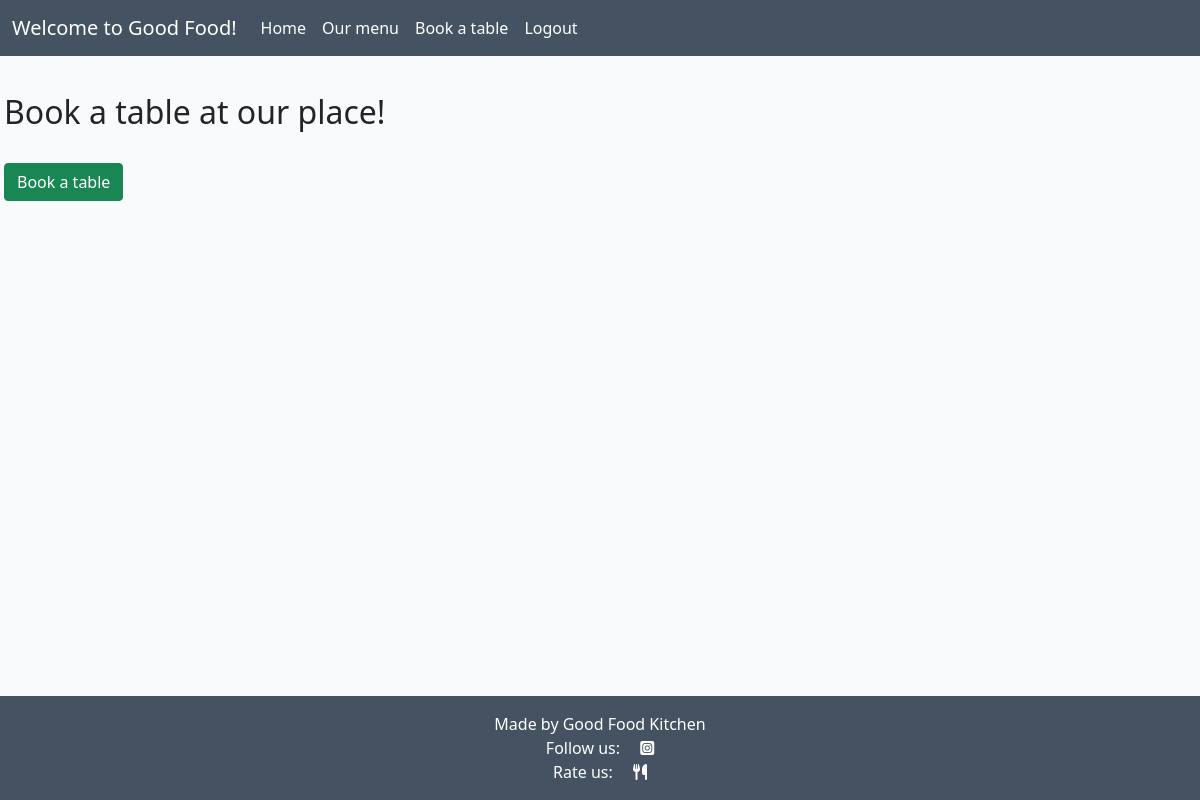
Before: /get_booking (signed in) with the older database file.
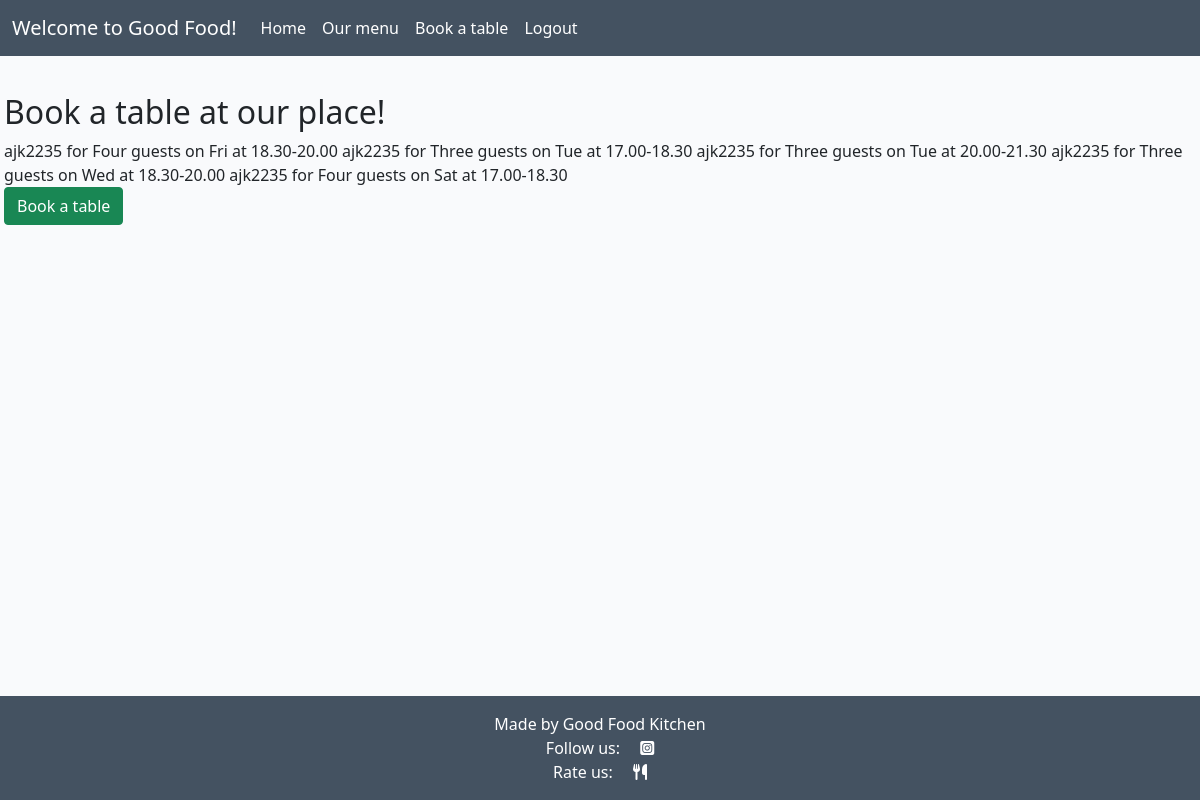
After: the same page with the newer database file.
### booktable/models.py (models this page shows)
class Booking(models.Model):
    THISWEEK = 'Current week'
    NEXTWEEK = 'Next week'
    WEEK_CHOICES = [
        (THISWEEK, 'This week'),
        (NEXTWEEK, 'Next week'),
    ]
    TUESDAY = 'Tue'
    WEDNESDAY = 'Wed'
    THURSDAY = 'Thu'
    FRIDAY = 'Fri'
    SATURDAY = 'Sat'
    OPENING_DAYS_CHOICES = [
        (TUESDAY, 'Tuesday'),
        (WEDNESDAY, 'Wednesday'),
        (THURSDAY, 'Thursday'),
        (FRIDAY, 'Friday'),
        (SATURDAY, 'Saturday'),
    ]
    DINNER1 = '17.00-18.30'
    DINNER2 = '18.30-20.00'
    DINNER3 = '20.00-21.30'
    SEATING_TIMES_CHOICES = [
        (DINNER1, '17.00-18.30'),
        (DINNER2, '18.30-20.00'),
        (DINNER3, '20.00-21.30'),
    ]
    ONE = 'One guest'
    TWO = 'Two guests'
    THREE = 'Three guests'
    FOUR = 'Four guests'
    FIVE = 'Five guests'
    SIX = 'Six guests'
    SEVEN = 'Seven guests'
    EIGHT = 'Eight guests'
    NUMBER_OF_GUESTS = [
        (ONE, 'One guest'),
        (TWO, 'Two guests'),
        (THREE, 'Three guests'),
        (FOUR, 'Four guests'),
        (FIVE, 'Five guests'),
        (SIX, 'Six guests'),
        (SEVEN, 'Seven guests'),
        (EIGHT, 'Eight guests'),
    ]
    booking_week = models.CharField(
        max_length=12,
        choices=WEEK_CHOICES,
        default=THISWEEK,
    )
    booking_day = models.CharField(
        max_length=10,
        choices=OPENING_DAYS_CHOICES,
        default=TUESDAY,
    )
    booking_time = models.CharField(
        max_length=20,
        choices=SEATING_TIMES_CHOICES,
        default=DINNER1,
    )
    booking_made = timezone.now()
    number_of_guests = models.CharField(
        max_length=20,
        choices=NUMBER_OF_GUESTS,
        default=TWO,
    )
    allergies = models.TextField(
        max_length=100,
        verbose_name='Allergies',
        blank=True,
    )
    guest = models.ForeignKey(User, on_delete=models.CASCADE, related_name="booking")
    objects = models.Manager()
    class Meta:
        ordering = ('booking_week', 'booking_day', 'booking_time')
        unique_together = ('guest', 'booking_week', 'booking_day', 'booking_time')
    def __str__(self):
        return f'{self.guest} for {self.number_of_guests} on {self.booking_day} at {self.booking_time}'

### booktable/views.py (the view)
# urls.py: path('get_booking', views.get_booking, name='get_booking'),
def get_booking(request):
    booking_list = Booking.objects.filter(guest=request.user)
    return render(request, 'bookings.html', {'booking_list': booking_list})

### templates/bookings.html (shortened to what this page needs)
{% extends "base.html" %}
{% block content %}
<div class="col-12 mt-3 left">
    <div class="row">
        <div class="card-body">
            <div class="cover-text">
                <h2>Book a table at our place!</h2>
                {% for booking in booking_list %}
                    {{ booking }}
                {% endfor %}
                {% if user.is_authenticated %}
                <br/>
                    {% if submitted %}
                        <p>Thank you for Your reservation ! Have a look at <a href="{% url 'menu' %}">Our menu!</a></p>
                        <br/>
                        <br/>
                        <p>Would you like to <a href="{% url 'delete_booking' %}">delete</a> your booking? </p>
                    {% else %}
                <form id="booking_form" action="" method=POST>
                    <input type="submit" value="Book a table" class="btn btn-success default" name="_save">
                </form>
                    {% endif %}
                {% endif %}
            </div>
        </div>
    </div>
</div>
{% endblock %}

Changed rows visible on the page:
added Booking: guest+number_of_guests+booking_day "ajk2235 for Four guests on Fri at 18.30-20.00"
added Booking: guest+number_of_guests+booking_day "ajk2235 for Three guests on Tue at 17.00-18.30"
added Booking: guest+number_of_guests+booking_day "ajk2235 for Three guests on Tue at 20.00-21.30"
added Booking: guest+number_of_guests+booking_day "ajk2235 for Three guests on Wed at 18.30-20.00"
added Booking: guest+number_of_guests+booking_day "ajk2235 for Four guests on Sat at 17.00-18.30"
